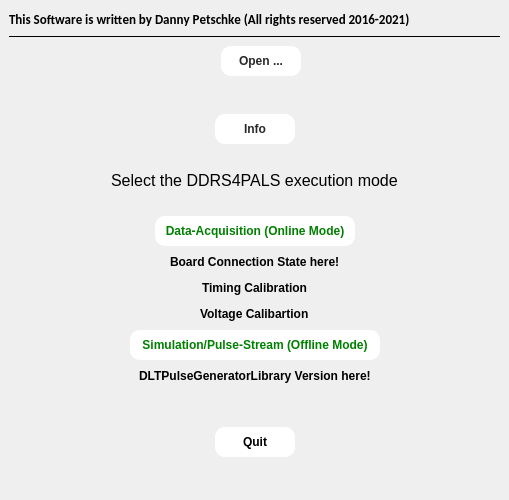
<?xml version="1.0" encoding="UTF-8"?>
<ui version="4.0">
 <class>DRS4StartDlg</class>
 <widget class="QMainWindow" name="DRS4StartDlg">
  <property name="geometry">
   <rect>
    <x>0</x>
    <y>0</y>
    <width>509</width>
    <height>500</height>
   </rect>
  </property>
  <property name="minimumSize">
   <size>
    <width>509</width>
    <height>500</height>
   </size>
  </property>
  <property name="maximumSize">
   <size>
    <width>509</width>
    <height>500</height>
   </size>
  </property>
  <property name="windowTitle">
   <string>MainWindow</string>
  </property>
  <widget class="QWidget" name="centralwidget">
   <layout class="QVBoxLayout" name="verticalLayout">
    <item>
     <layout class="QHBoxLayout" name="horizontalLayout_4">
      <item>
       <widget class="QLabel" name="label">
        <property name="font">
         <font>
          <family>Calibri</family>
          <pointsize>10</pointsize>
          <weight>75</weight>
          <bold>true</bold>
          <kerning>false</kerning>
         </font>
        </property>
        <property name="text">
         <string>This Software is written by Danny Petschke (All rights reserved 2016-2021)</string>
        </property>
        <property name="textFormat">
         <enum>Qt::PlainText</enum>
        </property>
       </widget>
      </item>
      <item>
       <spacer name="horizontalSpacer_7">
        <property name="orientation">
         <enum>Qt::Horizontal</enum>
        </property>
        <property name="sizeHint" stdset="0">
         <size>
          <width>40</width>
          <height>20</height>
         </size>
        </property>
       </spacer>
      </item>
     </layout>
    </item>
    <item>
     <widget class="Line" name="line">
      <property name="frameShadow">
       <enum>QFrame::Plain</enum>
      </property>
      <property name="orientation">
       <enum>Qt::Horizontal</enum>
      </property>
     </widget>
    </item>
    <item>
     <layout class="QHBoxLayout" name="horizontalLayout_11">
      <item>
       <spacer name="horizontalSpacer_16">
        <property name="orientation">
         <enum>Qt::Horizontal</enum>
        </property>
        <property name="sizeHint" stdset="0">
         <size>
          <width>40</width>
          <height>20</height>
         </size>
        </property>
       </spacer>
      </item>
      <item>
       <widget class="QLabel" name="updateLabel">
        <property name="font">
         <font>
          <weight>75</weight>
          <bold>true</bold>
         </font>
        </property>
        <property name="styleSheet">
         <string notr="true">color: blue</string>
        </property>
        <property name="text">
         <string/>
        </property>
       </widget>
      </item>
      <item>
       <widget class="QToolButton" name="toolButton">
        <property name="minimumSize">
         <size>
          <width>80</width>
          <height>30</height>
         </size>
        </property>
        <property name="maximumSize">
         <size>
          <width>60</width>
          <height>25</height>
         </size>
        </property>
        <property name="font">
         <font>
          <weight>75</weight>
          <bold>true</bold>
         </font>
        </property>
        <property name="styleSheet">
         <string notr="true">QToolButton {
border-style: flat;
background-color: white; 
color: rgb(40,40,40);
border-radius: 10;
}

QToolButton:disabled {
border-style: flat;
background-color:  rgb(236,236,236); 
color: rgb(140,140,140);
border-radius: 10;
}

QToolButton:hover {
border-style: flat; 
background-color: rgb(216,216,216);
color: rgb(40,40,40);
border-radius: 5;
}

QToolButton:pressed {
border-style: flat; 
background-color: transparent;
color: rgb(40,40,40);
border-radius: 2;
border-color: black;
}</string>
        </property>
        <property name="text">
         <string>Open ...</string>
        </property>
       </widget>
      </item>
      <item>
       <spacer name="horizontalSpacer_17">
        <property name="orientation">
         <enum>Qt::Horizontal</enum>
        </property>
        <property name="sizeHint" stdset="0">
         <size>
          <width>40</width>
          <height>20</height>
         </size>
        </property>
       </spacer>
      </item>
     </layout>
    </item>
    <item>
     <spacer name="verticalSpacer_4">
      <property name="orientation">
       <enum>Qt::Vertical</enum>
      </property>
      <property name="sizeHint" stdset="0">
       <size>
        <width>20</width>
        <height>40</height>
       </size>
      </property>
     </spacer>
    </item>
    <item>
     <layout class="QHBoxLayout" name="horizontalLayout_9">
      <item>
       <spacer name="horizontalSpacer_14">
        <property name="orientation">
         <enum>Qt::Horizontal</enum>
        </property>
        <property name="sizeHint" stdset="0">
         <size>
          <width>40</width>
          <height>20</height>
         </size>
        </property>
       </spacer>
      </item>
      <item>
       <widget class="QPushButton" name="pushButton_info">
        <property name="minimumSize">
         <size>
          <width>80</width>
          <height>30</height>
         </size>
        </property>
        <property name="font">
         <font>
          <weight>75</weight>
          <bold>true</bold>
         </font>
        </property>
        <property name="styleSheet">
         <string notr="true">QPushButton {
border-style: flat;
background-color: white; 
color: rgb(40,40,40);
border-radius: 10;
}

QPushButton:disabled {
border-style: flat;
background-color:  rgb(236,236,236); 
color: rgb(140,140,140);
border-radius: 10;
}

QPushButton:hover {
border-style: flat; 
background-color: rgb(216,216,216);
color: rgb(40,40,40);
border-radius: 5;
}

QPushButton:pressed {
border-style: flat; 
background-color: transparent;
color: rgb(40,40,40);
border-radius: 2;
border-color: black;
}</string>
        </property>
        <property name="text">
         <string>Info</string>
        </property>
       </widget>
      </item>
      <item>
       <spacer name="horizontalSpacer_15">
        <property name="orientation">
         <enum>Qt::Horizontal</enum>
        </property>
        <property name="sizeHint" stdset="0">
         <size>
          <width>40</width>
          <height>20</height>
         </size>
        </property>
       </spacer>
      </item>
     </layout>
    </item>
    <item>
     <layout class="QHBoxLayout" name="horizontalLayout_3">
      <property name="topMargin">
       <number>20</number>
      </property>
      <property name="bottomMargin">
       <number>20</number>
      </property>
      <item>
       <spacer name="horizontalSpacer_5">
        <property name="orientation">
         <enum>Qt::Horizontal</enum>
        </property>
        <property name="sizeHint" stdset="0">
         <size>
          <width>40</width>
          <height>20</height>
         </size>
        </property>
       </spacer>
      </item>
      <item>
       <widget class="QLabel" name="label_2">
        <property name="font">
         <font>
          <pointsize>12</pointsize>
         </font>
        </property>
        <property name="text">
         <string>Select the DDRS4PALS execution mode</string>
        </property>
       </widget>
      </item>
      <item>
       <spacer name="horizontalSpacer_6">
        <property name="orientation">
         <enum>Qt::Horizontal</enum>
        </property>
        <property name="sizeHint" stdset="0">
         <size>
          <width>40</width>
          <height>20</height>
         </size>
        </property>
       </spacer>
      </item>
     </layout>
    </item>
    <item>
     <layout class="QHBoxLayout" name="horizontalLayout">
      <item>
       <spacer name="horizontalSpacer_2">
        <property name="orientation">
         <enum>Qt::Horizontal</enum>
        </property>
        <property name="sizeHint" stdset="0">
         <size>
          <width>40</width>
          <height>20</height>
         </size>
        </property>
       </spacer>
      </item>
      <item>
       <widget class="QPushButton" name="pushButton_real">
        <property name="minimumSize">
         <size>
          <width>200</width>
          <height>30</height>
         </size>
        </property>
        <property name="font">
         <font>
          <weight>75</weight>
          <bold>true</bold>
         </font>
        </property>
        <property name="styleSheet">
         <string notr="true">QPushButton {
border-style: flat;
background-color: white; 
color: green;
border-radius: 10;
}

QPushButton:disabled {
border-style: flat;
background-color:  rgb(236,236,236); 
color: rgb(140,140,140);
border-radius: 10;
}

QPushButton:hover {
border-style: flat; 
background-color: rgb(216,216,216);
color: green;
border-radius: 5;
}

QPushButton:pressed {
border-style: flat; 
background-color: transparent;
color: green;
border-radius: 2;
border-color: black;
}</string>
        </property>
        <property name="text">
         <string>Data-Acquisition (Online Mode)</string>
        </property>
       </widget>
      </item>
      <item>
       <spacer name="horizontalSpacer">
        <property name="orientation">
         <enum>Qt::Horizontal</enum>
        </property>
        <property name="sizeHint" stdset="0">
         <size>
          <width>40</width>
          <height>20</height>
         </size>
        </property>
       </spacer>
      </item>
     </layout>
    </item>
    <item>
     <layout class="QHBoxLayout" name="horizontalLayout_7">
      <item>
       <spacer name="horizontalSpacer_10">
        <property name="orientation">
         <enum>Qt::Horizontal</enum>
        </property>
        <property name="sizeHint" stdset="0">
         <size>
          <width>40</width>
          <height>20</height>
         </size>
        </property>
       </spacer>
      </item>
      <item>
       <widget class="QLabel" name="label_boardConnectionState">
        <property name="font">
         <font>
          <weight>75</weight>
          <bold>true</bold>
         </font>
        </property>
        <property name="styleSheet">
         <string notr="true"/>
        </property>
        <property name="text">
         <string>Board Connection State here!</string>
        </property>
       </widget>
      </item>
      <item>
       <spacer name="horizontalSpacer_11">
        <property name="orientation">
         <enum>Qt::Horizontal</enum>
        </property>
        <property name="sizeHint" stdset="0">
         <size>
          <width>40</width>
          <height>20</height>
         </size>
        </property>
       </spacer>
      </item>
     </layout>
    </item>
    <item>
     <layout class="QHBoxLayout" name="horizontalLayout_10">
      <item>
       <spacer name="horizontalSpacer_18">
        <property name="orientation">
         <enum>Qt::Horizontal</enum>
        </property>
        <property name="sizeHint" stdset="0">
         <size>
          <width>40</width>
          <height>20</height>
         </size>
        </property>
       </spacer>
      </item>
      <item>
       <widget class="QLabel" name="label_boardTimingCal">
        <property name="font">
         <font>
          <weight>75</weight>
          <bold>true</bold>
         </font>
        </property>
        <property name="styleSheet">
         <string notr="true"/>
        </property>
        <property name="text">
         <string>Timing Calibration</string>
        </property>
       </widget>
      </item>
      <item>
       <spacer name="horizontalSpacer_19">
        <property name="orientation">
         <enum>Qt::Horizontal</enum>
        </property>
        <property name="sizeHint" stdset="0">
         <size>
          <width>40</width>
          <height>20</height>
         </size>
        </property>
       </spacer>
      </item>
     </layout>
    </item>
    <item>
     <layout class="QHBoxLayout" name="horizontalLayout_12">
      <item>
       <spacer name="horizontalSpacer_20">
        <property name="orientation">
         <enum>Qt::Horizontal</enum>
        </property>
        <property name="sizeHint" stdset="0">
         <size>
          <width>40</width>
          <height>20</height>
         </size>
        </property>
       </spacer>
      </item>
      <item>
       <widget class="QLabel" name="label_boardVoltageCal">
        <property name="font">
         <font>
          <weight>75</weight>
          <bold>true</bold>
         </font>
        </property>
        <property name="styleSheet">
         <string notr="true"/>
        </property>
        <property name="text">
         <string>Voltage Calibartion</string>
        </property>
       </widget>
      </item>
      <item>
       <spacer name="horizontalSpacer_21">
        <property name="orientation">
         <enum>Qt::Horizontal</enum>
        </property>
        <property name="sizeHint" stdset="0">
         <size>
          <width>40</width>
          <height>20</height>
         </size>
        </property>
       </spacer>
      </item>
     </layout>
    </item>
    <item>
     <layout class="QHBoxLayout" name="horizontalLayout_2">
      <item>
       <spacer name="horizontalSpacer_3">
        <property name="orientation">
         <enum>Qt::Horizontal</enum>
        </property>
        <property name="sizeHint" stdset="0">
         <size>
          <width>40</width>
          <height>20</height>
         </size>
        </property>
       </spacer>
      </item>
      <item>
       <widget class="QPushButton" name="pushButton_simulation">
        <property name="minimumSize">
         <size>
          <width>250</width>
          <height>30</height>
         </size>
        </property>
        <property name="font">
         <font>
          <weight>75</weight>
          <bold>true</bold>
         </font>
        </property>
        <property name="styleSheet">
         <string notr="true">QPushButton {
border-style: flat;
background-color: white; 
color: green;
border-radius: 10;
}

QPushButton:disabled {
border-style: flat;
background-color:  rgb(236,236,236); 
color: rgb(140,140,140);
border-radius: 10;
}

QPushButton:hover {
border-style: flat; 
background-color: rgb(216,216,216);
color: green;
border-radius: 5;
}

QPushButton:pressed {
border-style: flat; 
background-color: transparent;
color: green;
border-radius: 2;
border-color: black;
}</string>
        </property>
        <property name="text">
         <string>Simulation/Pulse-Stream (Offline Mode)</string>
        </property>
       </widget>
      </item>
      <item>
       <spacer name="horizontalSpacer_4">
        <property name="orientation">
         <enum>Qt::Horizontal</enum>
        </property>
        <property name="sizeHint" stdset="0">
         <size>
          <width>40</width>
          <height>20</height>
         </size>
        </property>
       </spacer>
      </item>
     </layout>
    </item>
    <item>
     <layout class="QHBoxLayout" name="horizontalLayout_8">
      <item>
       <spacer name="horizontalSpacer_12">
        <property name="orientation">
         <enum>Qt::Horizontal</enum>
        </property>
        <property name="sizeHint" stdset="0">
         <size>
          <width>40</width>
          <height>20</height>
         </size>
        </property>
       </spacer>
      </item>
      <item>
       <widget class="QLabel" name="label_simulationLibraryVersion">
        <property name="font">
         <font>
          <weight>75</weight>
          <bold>true</bold>
         </font>
        </property>
        <property name="text">
         <string>DLTPulseGeneratorLibrary Version here!</string>
        </property>
       </widget>
      </item>
      <item>
       <spacer name="horizontalSpacer_13">
        <property name="orientation">
         <enum>Qt::Horizontal</enum>
        </property>
        <property name="sizeHint" stdset="0">
         <size>
          <width>40</width>
          <height>20</height>
         </size>
        </property>
       </spacer>
      </item>
     </layout>
    </item>
    <item>
     <spacer name="verticalSpacer">
      <property name="orientation">
       <enum>Qt::Vertical</enum>
      </property>
      <property name="sizeHint" stdset="0">
       <size>
        <width>20</width>
        <height>40</height>
       </size>
      </property>
     </spacer>
    </item>
    <item>
     <layout class="QHBoxLayout" name="horizontalLayout_5">
      <item>
       <spacer name="horizontalSpacer_8">
        <property name="orientation">
         <enum>Qt::Horizontal</enum>
        </property>
        <property name="sizeHint" stdset="0">
         <size>
          <width>40</width>
          <height>20</height>
         </size>
        </property>
       </spacer>
      </item>
      <item>
       <widget class="QPushButton" name="pushButton_quit">
        <property name="minimumSize">
         <size>
          <width>80</width>
          <height>30</height>
         </size>
        </property>
        <property name="font">
         <font>
          <weight>75</weight>
          <bold>true</bold>
         </font>
        </property>
        <property name="styleSheet">
         <string notr="true">QPushButton {
border-style: flat;
background-color: white; 
color: black;
border-radius: 10;
}

QPushButton:disabled {
border-style: flat;
background-color:  rgb(236,236,236); 
color: rgb(140,140,140);
border-radius: 10;
}

QPushButton:hover {
border-style: flat; 
background-color: rgb(216,216,216);
color: black;
border-radius: 5;
}

QPushButton:pressed {
border-style: flat; 
background-color: transparent;
color: black;
border-radius: 2;
border-color: black;
}</string>
        </property>
        <property name="text">
         <string>Quit</string>
        </property>
       </widget>
      </item>
      <item>
       <spacer name="horizontalSpacer_9">
        <property name="orientation">
         <enum>Qt::Horizontal</enum>
        </property>
        <property name="sizeHint" stdset="0">
         <size>
          <width>40</width>
          <height>20</height>
         </size>
        </property>
       </spacer>
      </item>
     </layout>
    </item>
    <item>
     <spacer name="verticalSpacer_3">
      <property name="orientation">
       <enum>Qt::Vertical</enum>
      </property>
      <property name="sizeHint" stdset="0">
       <size>
        <width>20</width>
        <height>40</height>
       </size>
      </property>
     </spacer>
    </item>
   </layout>
  </widget>
 </widget>
 <resources/>
 <connections/>
</ui>
